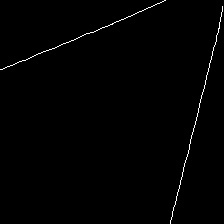
#> input picture Apps/Resource/DataSet/ComplexDataBlack/Validation/y/100.jpg, 224 x 224 px, found by its file name; its folder holds only this picture in this run
$ python tool.py
#> lines starting #> are read from the running program, lines starting #| are printed output that depends on the picture

import os
import cv2

path = 'D:\wyc\Projects\TrainDataSet\HED\ComplexDataBlack\Validation\y'
for image in os.listdir(path):
    pIMG = cv2.imread(path + '/' + image)
#> pIMG is the input picture: shape (224, 224, 3); min 0, max 255, mean 2
    pIMG = cv2.cvtColor(pIMG, cv2.COLOR_RGB2GRAY)
#> pIMG: shape (224, 224)
    width = pIMG.shape[0]
#> width = 224
    height = pIMG.shape[1]
#> height = 224
    for i in range(width):
        for j in range(height):
            pIMG[j][i] = 255.0 - pIMG[j][i]
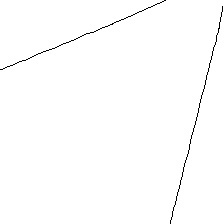
#> pIMG: shape (224, 224); min 0, max 255, mean 253
    cv2.imwrite(path + '/' + image, pIMG)

$ run again, on Apps/Resource/DataSet/ComplexDataBlack/Validation/y/227.jpg
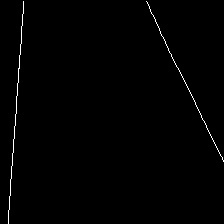
#> input picture Apps/Resource/DataSet/ComplexDataBlack/Validation/y/227.jpg, 224 x 224 px, found by its file name
#> pIMG is the input picture: shape (224, 224, 3); min 0, max 255, mean 2
#> after the loop `for i in range(width):`:
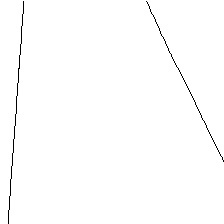
#> pIMG: shape (224, 224); min 0, max 255, mean 253

$ run again, on Apps/Resource/DataSet/ComplexDataBlack/Validation/y/239.jpg
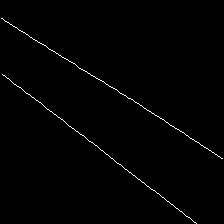
#> input picture Apps/Resource/DataSet/ComplexDataBlack/Validation/y/239.jpg, 224 x 224 px, found by its file name
#> pIMG is the input picture: shape (224, 224, 3); min 0, max 255, mean 2.2
#> after the loop `for i in range(width):`:
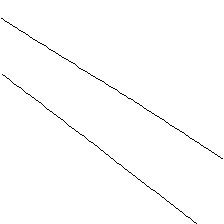
#> pIMG: shape (224, 224); min 0, max 255, mean 252.8

$ run again, on Apps/Resource/DataSet/ComplexDataBlack/Validation/y/255.jpg
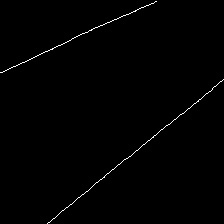
#> input picture Apps/Resource/DataSet/ComplexDataBlack/Validation/y/255.jpg, 224 x 224 px, found by its file name
#> pIMG is the input picture: shape (224, 224, 3); min 0, max 255, mean 1.8
#> after the loop `for i in range(width):`:
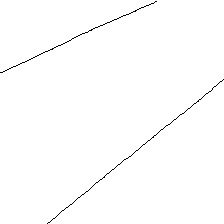
#> pIMG: shape (224, 224); min 0, max 255, mean 253.2

$ run again, on Apps/Resource/DataSet/ComplexDataBlack/Validation/y/140.jpg
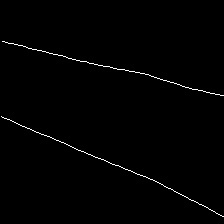
#> input picture Apps/Resource/DataSet/ComplexDataBlack/Validation/y/140.jpg, 224 x 224 px, found by its file name
#> pIMG is the input picture: shape (224, 224, 3); min 0, max 255, mean 2.4
#> after the loop `for i in range(width):`:
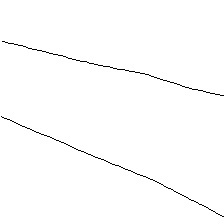
#> pIMG: shape (224, 224); min 0, max 255, mean 252.6
